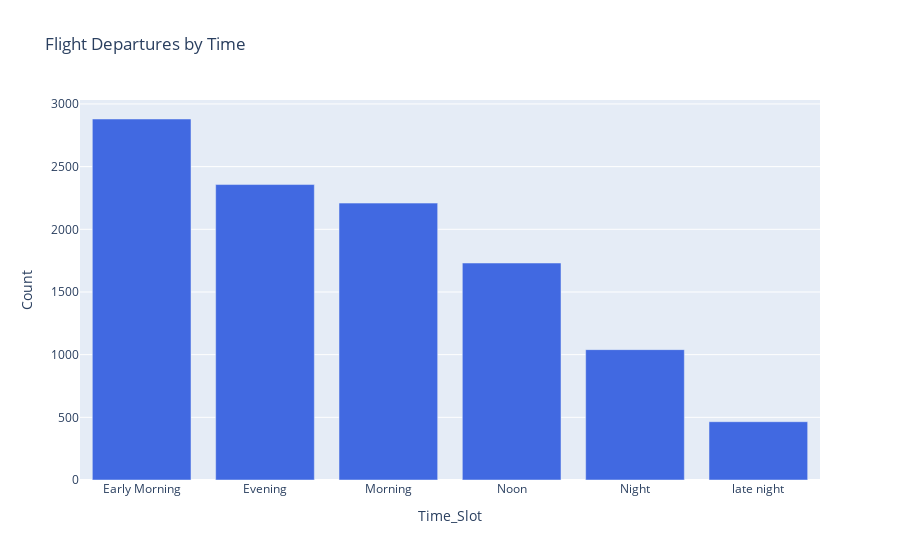

Notebook code for this chart:
### Code cell
vc = data['Dep_Time_hour'].apply(flight_dep_time).value_counts().reset_index()
vc.columns = ['Time_Slot', 'Count']

fig = px.bar(vc, x='Time_Slot', y='Count', title='Flight Departures by Time', color_discrete_sequence=['royalblue'])
fig.show()

### Figure 1 — Plotly figure (JSON) as saved in the notebook; plotly's stock layout.template omitted (floating-point values rounded to 4 significant figures)
{"data": [{"hovertemplate": "Time_Slot=%{x}<br>Count=%{y}<extra></extra>", "legendgroup": "", "marker": {"color": "royalblue", "pattern": {"shape": ""}}, "name": "", "orientation": "v", "showlegend": false, "textposition": "auto", "type": "bar", "x": ["Early Morning", "Evening", "Morning", "Noon", "Night", "late night"], "xaxis": "x", "y": [2880, 2357, 2209, 1731, 1040, 465], "yaxis": "y"}], "layout": {"barmode": "relative", "legend": {"tracegroupgap": 0}, "title": {"text": "Flight Departures by Time"}, "xaxis": {"anchor": "y", "domain": [0, 1], "title": {"text": "Time_Slot"}}, "yaxis": {"anchor": "x", "domain": [0, 1], "title": {"text": "Count"}}}}
